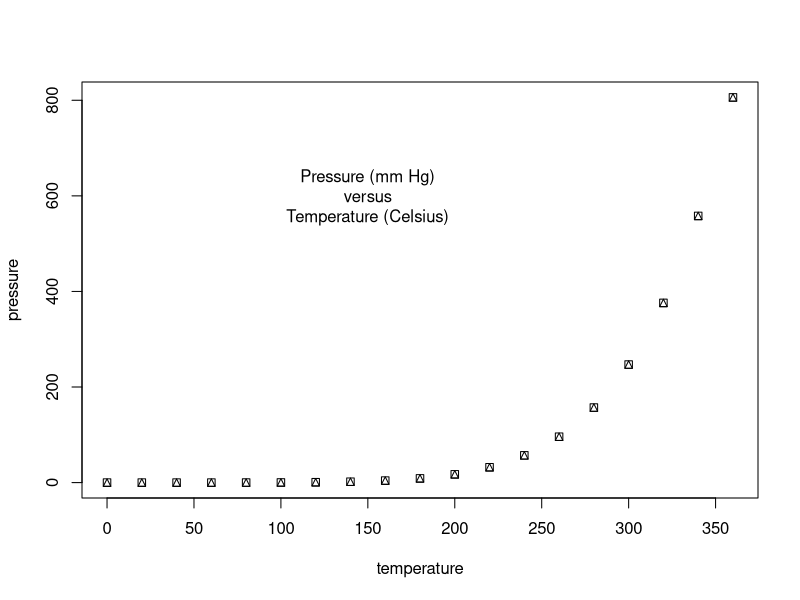
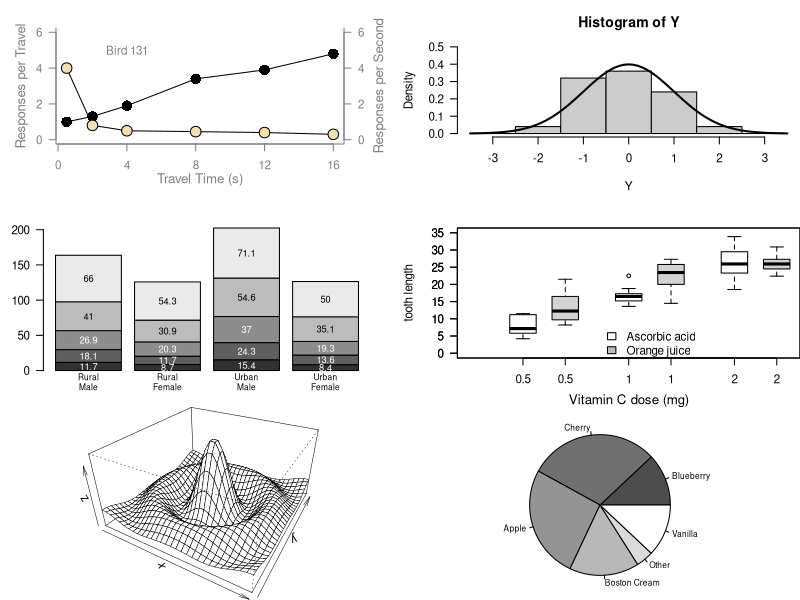

These figures' R source, in order: (Note: this script raises an error after producing the figures.)
## ---- chunk 1
#Q1
## Paul Murrell's R examples (selected)

## Start plotting from basics 
# Note the order
plot(pressure, pch=14)  # Can you change pch?
#Changed from 16 to 14
text(150, 600, 
     "Pressure (mm Hg)\nversus\nTemperature (Celsius)")

#  Examples of standard high-level plots 
#  In each case, extra output is also added using low-level 
#  plotting functions.
# 

# Setting the parameter (3 rows by 2 cols)
par(mfrow=c(3, 2))

# Scatterplot
# Note the incremental additions

x <- c(0.5, 2, 4, 8, 12, 16)
y1 <- c(1, 1.3, 1.9, 3.4, 3.9, 4.8)
y2 <- c(4, .8, .5, .45, .4, .3)

# Setting label orientation, margins c(bottom, left, top, right) & text size
par(las=1, mar=c(4, 4, 2, 4), cex=.7) 
plot.new()
plot.window(range(x), c(0, 6))
lines(x, y1)
lines(x, y2)
points(x, y1, pch=16, cex=2) # Try different cex value?  
points(x, y2, pch=21, bg="wheat", cex=2)  # Different background color - changed from white to wheat
par(col="gray50", fg="gray50", col.axis="gray50")
axis(1, at=seq(0, 16, 4)) # What is the first number standing for?
#1 stands for the x-axis
axis(2, at=seq(0, 6, 2))
axis(4, at=seq(0, 6, 2))
box(bty="u")
mtext("Travel Time (s)", side=1, line=2, cex=0.8)
mtext("Responses per Travel", side=2, line=2, las=0, cex=0.8)
mtext("Responses per Second", side=4, line=2, las=0, cex=0.8)
text(4, 5, "Bird 131")
par(mar=c(5.1, 4.1, 4.1, 2.1), col="black", fg="black", col.axis="black")

# Histogram
# Random data
Y <- rnorm(50)
# Make sure no Y exceed [-3.5, 3.5]
Y[Y < -3.5 | Y > 3.5] <- NA # Selection/set range
x <- seq(-3.5, 3.5, .1)
dn <- dnorm(x)
par(mar=c(4.5, 4.1, 3.1, 0))
hist(Y, breaks=seq(-3.5, 3.5), ylim=c(0, 0.5), 
     col="gray80", freq=FALSE)
lines(x, dnorm(x), lwd=2)
par(mar=c(5.1, 4.1, 4.1, 2.1))

# Barplot
par(mar=c(2, 3.1, 2, 2.1)) 
midpts <- barplot(VADeaths, 
                  col=gray(0.1 + seq(1, 9, 2)/11), 
                  names=rep("", 4))
mtext(sub(" ", "\n", colnames(VADeaths)),
      at=midpts, side=1, line=0.5, cex=0.5)
text(rep(midpts, each=5), apply(VADeaths, 2, cumsum) - VADeaths/2,
     VADeaths, 
     col=rep(c("white", "black"), times=3:2), 
     cex=0.8)
par(mar=c(5.1, 4.1, 4.1, 2.1))  

# Boxplot
par(mar=c(3, 4.1, 2, 0))
boxplot(len ~ dose, data = ToothGrowth,
        boxwex = 0.25, at = 1:3 - 0.2,
        subset= supp == "VC", col="white",
        xlab="",
        ylab="tooth length", ylim=c(0,35))
mtext("Vitamin C dose (mg)", side=1, line=2.5, cex=0.8)
boxplot(len ~ dose, data = ToothGrowth, add = TRUE,
        boxwex = 0.25, at = 1:3 + 0.2,
        
        subset= supp == "OJ")
legend(1.5, 9, c("Ascorbic acid", "Orange juice"), 
       fill = c("white", "gray"), 
       bty="n")
par(mar=c(5.1, 4.1, 4.1, 2.1))

# Persp
x <- seq(-10, 10, length= 30)
y <- x
f <- function(x,y) { r <- sqrt(x^2+y^2); 10 * sin(r)/r }
z <- outer(x, y, f)
z[is.na(z)] <- 1
# 0.5 to include z axis label
par(mar=c(0, 0.5, 0, 0), lwd=0.5)
persp(x, y, z, theta = 30, phi = 30, 
      expand = 0.5)
par(mar=c(5.1, 4.1, 4.1, 2.1), lwd=1)

# Piechart
par(mar=c(0, 2, 1, 2), xpd=FALSE, cex=0.5)
pie.sales <- c(0.12, 0.3, 0.26, 0.16, 0.04, 0.12)
names(pie.sales) <- c("Blueberry", "Cherry",
                      "Apple", "Boston Cream", "Other", "Vanilla")
pie(pie.sales, col = gray(seq(0.3,1.0,length=6))) 

# Exercise: Can you generate these charts individually?  Try these functions 
# using another dataset. Be sure to work on the layout and margins

## ---- chunk 2
library(readr)
hpi <- read_csv("hpi3.csv") #import the csv file
spec(hpi)
summary(hpi)
head(hpi)

lifeexpec <- hpindex$`LIFE EXPECTANCY`
hpi <- hpindex$HPI
gdp <- hpindex$`GDP PER CAPITA`
webg <- hpindex$`WELL BEING`
ecofoot <- hpindex$`ECOLOGICAL FOOTPRINT`
cont <- hpindex$CONTINENT

# Scatterplot
plot(lifeexpec, hpi, pch=21)
title("Scatterplot: Life Expectancy vs. HPI")
xlabel <- "Life Expectancy"
ylabel <- "Happy Planet Index"
text(mean(lifeexpec), max(hpi), labels = c(xlabel, ylabel), pos = 0.5)


## ---- chunk 3
#install.packages("scatterplot3d")
# 3D Scatterplot
library("scatterplot3d")
s3d <- scatterplot3d(lifeexpec, gdp, hpi, color="indianred4", pch=16, main="3D Scatterplot")
s3d$plane3d(s3d$xyz.convert(mean(lifeexpec), mean(gdp), mean(hpi)))

## ---- chunk 4
# Barplot
barplot(table(cont), main="Barplot of Continents", xlab="Continent", ylab="Frequency", col="lightpink1", )

# Add a legend
legend("topleft", 
       legend = c("1 = South America", "2 = USA,CAN,AUS,NZ", "3 = Europe", "4 = ME Asia", "5 = Africa", "6 = South Asia", "7 = Eurasia", "8 = East Asia"), 
       title = "Legend", cex = 0.45)




## ---- chunk 5
######HISTOGRAM######
par(mfrow=c(1,1))
par(mar=c(4.5, 4.1, 3.1, 4), xaxs = "i", yaxs = "i")
#hpidensity <- density(hpi)
hist(hpi,
     xlab= 'Happiness Index', ylab = 'Density',
     breaks=seq(0, 100), ylim=c(0, 10), 
     col="turquoise", freq=TRUE)
#mx <- hpif
## ---- chunk 6
slices <- c(84.9, 84.6, 83.6, 83.5, 83.8)
lbls <- c("HongKong", "Japan", "Singapore", "Italy", "Switzerland")
pct <- round(slices)
lbls <- paste(lbls, pct)
lbls <- paste(lbls, "%", sep = "")

# Define custom colors for each slice
custom_colors <- c("firebrick", "darkseagreen", "skyblue", "plum2", "coral")

# Create the pie chart with custom colors
pie(slices, labels = lbls, col = custom_colors,
    main = "Top 5 Countries with the highest life expectancy")


## ---- chunk 7
# Sample data

x <- c(1433783.7, 1366417.8, 329064.9, 270625.6, 216565.3, 211049.5, 200963.6, 163046.2, 145872.3, 127575.5)

y <- c(42, 36, 37, 50, 45, 54, 34, 54, 35, 54)

# Create a blank plot
plot(x, y, type = "n", xlab = "Population", ylab = "HPI", main = "HPI vs Populations (Most populated)")

# Add points
points(round(x), y, pch = 16, col = "blue", cex = 1)

# Add a box around the plot
box()

# Add text labels
text(x, y, labels = c("China", "India", "USA", "Indonesia", "Pakistan", "Brazil", "Nigeria", "Bangladesh", "Russia", "Mexico"), pos = 3, col = "black")

# Add axis labels
axis(1, at = x, labels = x, col = "black")
axis(2, at = y, labels = y, col = "black")
